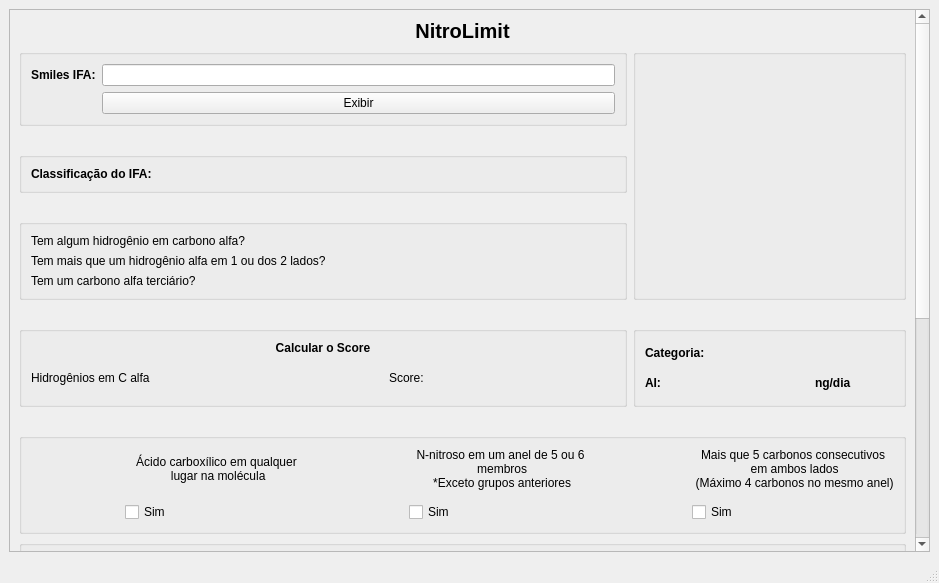
<?xml version="1.0" encoding="UTF-8"?>
<ui version="4.0">
 <class>MainWindow</class>
 <widget class="QMainWindow" name="MainWindow">
  <property name="geometry">
   <rect>
    <x>0</x>
    <y>0</y>
    <width>939</width>
    <height>583</height>
   </rect>
  </property>
  <property name="windowTitle">
   <string>NitroLimit</string>
  </property>
  <property name="styleSheet">
   <string notr="true"/>
  </property>
  <widget class="QWidget" name="centralwidget">
   <layout class="QGridLayout" name="gridLayout_11">
    <item row="1" column="0">
     <widget class="QScrollArea" name="scrollArea">
      <property name="widgetResizable">
       <bool>true</bool>
      </property>
      <widget class="QWidget" name="scrollAreaWidgetContents">
       <property name="geometry">
        <rect>
         <x>0</x>
         <y>0</y>
         <width>906</width>
         <height>884</height>
        </rect>
       </property>
       <layout class="QGridLayout" name="gridLayout_14">
        <item row="0" column="0" colspan="2">
         <layout class="QGridLayout" name="gridLayout">
          <item row="1" column="0">
           <widget class="QLabel" name="label_3">
            <property name="font">
             <font>
              <pointsize>15</pointsize>
              <weight>75</weight>
              <italic>false</italic>
              <bold>true</bold>
             </font>
            </property>
            <property name="text">
             <string>NitroLimit</string>
            </property>
            <property name="alignment">
             <set>Qt::AlignCenter</set>
            </property>
           </widget>
          </item>
         </layout>
        </item>
        <item row="1" column="0">
         <widget class="QGroupBox" name="groupBox_5">
          <layout class="QGridLayout" name="gridLayout_3">
           <item row="0" column="1">
            <widget class="QLineEdit" name="ln_smiles"/>
           </item>
           <item row="0" column="0">
            <widget class="QLabel" name="label">
             <property name="font">
              <font>
               <weight>75</weight>
               <bold>true</bold>
              </font>
             </property>
             <property name="text">
              <string>Smiles IFA:</string>
             </property>
            </widget>
           </item>
           <item row="1" column="1">
            <widget class="QPushButton" name="btn_exibir">
             <property name="text">
              <string>Exibir</string>
             </property>
            </widget>
           </item>
          </layout>
         </widget>
        </item>
        <item row="1" column="1" rowspan="5">
         <widget class="QGroupBox" name="groupBox_8">
          <layout class="QGridLayout" name="gridLayout_2">
           <item row="0" column="0">
            <widget class="QLabel" name="label_smiles">
             <property name="sizePolicy">
              <sizepolicy hsizetype="Preferred" vsizetype="Preferred">
               <horstretch>0</horstretch>
               <verstretch>0</verstretch>
              </sizepolicy>
             </property>
             <property name="minimumSize">
              <size>
               <width>249</width>
               <height>129</height>
              </size>
             </property>
             <property name="styleSheet">
              <string notr="true"/>
             </property>
             <property name="text">
              <string/>
             </property>
            </widget>
           </item>
          </layout>
         </widget>
        </item>
        <item row="2" column="0">
         <spacer name="verticalSpacer_2">
          <property name="orientation">
           <enum>Qt::Vertical</enum>
          </property>
          <property name="sizeType">
           <enum>QSizePolicy::Fixed</enum>
          </property>
          <property name="sizeHint" stdset="0">
           <size>
            <width>20</width>
            <height>20</height>
           </size>
          </property>
         </spacer>
        </item>
        <item row="3" column="0">
         <widget class="QGroupBox" name="gridGroupBox">
          <layout class="QGridLayout" name="gridLayout_13">
           <item row="0" column="0">
            <widget class="QLabel" name="label_4">
             <property name="font">
              <font>
               <weight>75</weight>
               <bold>true</bold>
              </font>
             </property>
             <property name="text">
              <string>Classificação do IFA:</string>
             </property>
            </widget>
           </item>
           <item row="0" column="1">
            <widget class="QLabel" name="ln_limite_util">
             <property name="font">
              <font>
               <weight>75</weight>
               <bold>true</bold>
              </font>
             </property>
             <property name="styleSheet">
              <string notr="true">color: rgb(170, 0, 0);</string>
             </property>
             <property name="text">
              <string/>
             </property>
            </widget>
           </item>
          </layout>
         </widget>
        </item>
        <item row="4" column="0">
         <spacer name="verticalSpacer_5">
          <property name="orientation">
           <enum>Qt::Vertical</enum>
          </property>
          <property name="sizeType">
           <enum>QSizePolicy::Fixed</enum>
          </property>
          <property name="sizeHint" stdset="0">
           <size>
            <width>20</width>
            <height>20</height>
           </size>
          </property>
         </spacer>
        </item>
        <item row="5" column="0">
         <widget class="QGroupBox" name="groupBox">
          <layout class="QGridLayout" name="gridLayout_4">
           <item row="2" column="0">
            <widget class="QLabel" name="label_6">
             <property name="text">
              <string>Tem mais que um hidrogênio alfa em 1 ou dos 2 lados?</string>
             </property>
            </widget>
           </item>
           <item row="3" column="0">
            <widget class="QLabel" name="label_9">
             <property name="text">
              <string>Tem um carbono alfa terciário?</string>
             </property>
            </widget>
           </item>
           <item row="1" column="0">
            <widget class="QLabel" name="label_5">
             <property name="text">
              <string>Tem algum hidrogênio em carbono alfa?</string>
             </property>
            </widget>
           </item>
           <item row="1" column="1">
            <widget class="QLabel" name="h_alfa">
             <property name="font">
              <font>
               <weight>75</weight>
               <bold>true</bold>
              </font>
             </property>
             <property name="styleSheet">
              <string notr="true"/>
             </property>
             <property name="text">
              <string/>
             </property>
             <property name="alignment">
              <set>Qt::AlignCenter</set>
             </property>
            </widget>
           </item>
           <item row="2" column="1">
            <widget class="QLabel" name="mais_halfa">
             <property name="font">
              <font>
               <weight>75</weight>
               <bold>true</bold>
              </font>
             </property>
             <property name="styleSheet">
              <string notr="true"/>
             </property>
             <property name="text">
              <string/>
             </property>
             <property name="alignment">
              <set>Qt::AlignCenter</set>
             </property>
            </widget>
           </item>
           <item row="3" column="1">
            <widget class="QLabel" name="carbono_alfa">
             <property name="font">
              <font>
               <weight>75</weight>
               <bold>true</bold>
              </font>
             </property>
             <property name="styleSheet">
              <string notr="true"/>
             </property>
             <property name="text">
              <string/>
             </property>
             <property name="alignment">
              <set>Qt::AlignCenter</set>
             </property>
            </widget>
           </item>
          </layout>
         </widget>
        </item>
        <item row="6" column="0">
         <spacer name="verticalSpacer">
          <property name="orientation">
           <enum>Qt::Vertical</enum>
          </property>
          <property name="sizeType">
           <enum>QSizePolicy::Fixed</enum>
          </property>
          <property name="sizeHint" stdset="0">
           <size>
            <width>20</width>
            <height>20</height>
           </size>
          </property>
         </spacer>
        </item>
        <item row="7" column="0">
         <widget class="QGroupBox" name="groupBox_4">
          <layout class="QGridLayout" name="gridLayout_5">
           <item row="1" column="1">
            <widget class="QLabel" name="h_alfa1">
             <property name="font">
              <font>
               <weight>75</weight>
               <bold>true</bold>
              </font>
             </property>
             <property name="styleSheet">
              <string notr="true"/>
             </property>
             <property name="text">
              <string/>
             </property>
             <property name="alignment">
              <set>Qt::AlignCenter</set>
             </property>
            </widget>
           </item>
           <item row="0" column="0" colspan="5">
            <widget class="QLabel" name="calcular_score">
             <property name="font">
              <font>
               <weight>75</weight>
               <bold>true</bold>
              </font>
             </property>
             <property name="styleSheet">
              <string notr="true"/>
             </property>
             <property name="text">
              <string>Calcular o Score</string>
             </property>
             <property name="alignment">
              <set>Qt::AlignCenter</set>
             </property>
            </widget>
           </item>
           <item row="1" column="2">
            <widget class="QLabel" name="h_alfa2">
             <property name="font">
              <font>
               <weight>75</weight>
               <bold>true</bold>
              </font>
             </property>
             <property name="styleSheet">
              <string notr="true"/>
             </property>
             <property name="text">
              <string/>
             </property>
             <property name="alignment">
              <set>Qt::AlignCenter</set>
             </property>
            </widget>
           </item>
           <item row="2" column="1" colspan="2">
            <widget class="QLabel" name="ln_grupoetil">
             <property name="font">
              <font>
               <weight>75</weight>
               <bold>true</bold>
              </font>
             </property>
             <property name="text">
              <string/>
             </property>
            </widget>
           </item>
           <item row="1" column="3" rowspan="2">
            <widget class="QLabel" name="label_24">
             <property name="text">
              <string>Score:</string>
             </property>
            </widget>
           </item>
           <item row="1" column="4" rowspan="2">
            <widget class="QLabel" name="score_halfalados">
             <property name="font">
              <font>
               <weight>75</weight>
               <bold>true</bold>
              </font>
             </property>
             <property name="styleSheet">
              <string notr="true"/>
             </property>
             <property name="text">
              <string/>
             </property>
             <property name="alignment">
              <set>Qt::AlignCenter</set>
             </property>
            </widget>
           </item>
           <item row="1" column="0" rowspan="2">
            <widget class="QLabel" name="label_21">
             <property name="text">
              <string>Hidrogênios em C alfa</string>
             </property>
            </widget>
           </item>
          </layout>
         </widget>
        </item>
        <item row="7" column="1">
         <widget class="QGroupBox" name="gridGroupBox_2">
          <layout class="QGridLayout" name="gridLayout_12">
           <item row="0" column="0">
            <widget class="QLabel" name="label_15">
             <property name="font">
              <font>
               <weight>75</weight>
               <bold>true</bold>
              </font>
             </property>
             <property name="text">
              <string>Categoria:</string>
             </property>
            </widget>
           </item>
           <item row="1" column="1">
            <widget class="QLabel" name="limite_diario">
             <property name="font">
              <font>
               <weight>75</weight>
               <bold>true</bold>
              </font>
             </property>
             <property name="styleSheet">
              <string notr="true">color: rgb(170, 0, 0);</string>
             </property>
             <property name="text">
              <string/>
             </property>
             <property name="alignment">
              <set>Qt::AlignCenter</set>
             </property>
            </widget>
           </item>
           <item row="1" column="0">
            <widget class="QLabel" name="label_16">
             <property name="font">
              <font>
               <weight>75</weight>
               <bold>true</bold>
              </font>
             </property>
             <property name="text">
              <string>AI:</string>
             </property>
            </widget>
           </item>
           <item row="1" column="2">
            <widget class="QLabel" name="label_19">
             <property name="font">
              <font>
               <weight>75</weight>
               <bold>true</bold>
              </font>
             </property>
             <property name="text">
              <string>ng/dia</string>
             </property>
            </widget>
           </item>
           <item row="0" column="1">
            <widget class="QLabel" name="categoria">
             <property name="font">
              <font>
               <weight>75</weight>
               <bold>true</bold>
              </font>
             </property>
             <property name="styleSheet">
              <string notr="true">color: rgb(170, 0, 0);</string>
             </property>
             <property name="text">
              <string/>
             </property>
             <property name="alignment">
              <set>Qt::AlignCenter</set>
             </property>
            </widget>
           </item>
          </layout>
         </widget>
        </item>
        <item row="8" column="0">
         <spacer name="verticalSpacer_4">
          <property name="orientation">
           <enum>Qt::Vertical</enum>
          </property>
          <property name="sizeType">
           <enum>QSizePolicy::Fixed</enum>
          </property>
          <property name="sizeHint" stdset="0">
           <size>
            <width>20</width>
            <height>20</height>
           </size>
          </property>
         </spacer>
        </item>
        <item row="9" column="0" colspan="2">
         <widget class="QGroupBox" name="groupBox_9">
          <layout class="QGridLayout" name="gridLayout_6">
           <item row="0" column="3" rowspan="3">
            <widget class="QLabel" name="label_nitroso56">
             <property name="styleSheet">
              <string notr="true"/>
             </property>
             <property name="text">
              <string/>
             </property>
             <property name="alignment">
              <set>Qt::AlignCenter</set>
             </property>
            </widget>
           </item>
           <item row="2" column="4">
            <widget class="QCheckBox" name="chk_5ou6">
             <property name="text">
              <string>Sim</string>
             </property>
            </widget>
           </item>
           <item row="2" column="5">
            <widget class="QLabel" name="ln_5ou6">
             <property name="font">
              <font>
               <weight>75</weight>
               <bold>true</bold>
              </font>
             </property>
             <property name="styleSheet">
              <string notr="true"/>
             </property>
             <property name="text">
              <string/>
             </property>
             <property name="alignment">
              <set>Qt::AlignCenter</set>
             </property>
            </widget>
           </item>
           <item row="2" column="2">
            <widget class="QLabel" name="ln_acidocarb">
             <property name="font">
              <font>
               <weight>75</weight>
               <bold>true</bold>
              </font>
             </property>
             <property name="styleSheet">
              <string notr="true"/>
             </property>
             <property name="text">
              <string/>
             </property>
             <property name="alignment">
              <set>Qt::AlignCenter</set>
             </property>
            </widget>
           </item>
           <item row="2" column="1">
            <widget class="QCheckBox" name="chk_acido">
             <property name="text">
              <string>Sim</string>
             </property>
            </widget>
           </item>
           <item row="0" column="4" colspan="2">
            <widget class="QLabel" name="label_32">
             <property name="acceptDrops">
              <bool>false</bool>
             </property>
             <property name="text">
              <string>N-nitroso em um anel de 5 ou 6
 membros
 *Exceto grupos anteriores</string>
             </property>
             <property name="alignment">
              <set>Qt::AlignCenter</set>
             </property>
            </widget>
           </item>
           <item row="0" column="0" rowspan="3">
            <widget class="QLabel" name="label_acido">
             <property name="styleSheet">
              <string notr="true"/>
             </property>
             <property name="text">
              <string/>
             </property>
             <property name="alignment">
              <set>Qt::AlignCenter</set>
             </property>
            </widget>
           </item>
           <item row="0" column="1" colspan="2">
            <widget class="QLabel" name="label_26">
             <property name="text">
              <string>Ácido carboxílico em qualquer
 lugar na molécula</string>
             </property>
             <property name="alignment">
              <set>Qt::AlignCenter</set>
             </property>
            </widget>
           </item>
           <item row="0" column="7" colspan="2">
            <widget class="QLabel" name="label_41">
             <property name="acceptDrops">
              <bool>false</bool>
             </property>
             <property name="text">
              <string>Mais que 5 carbonos consecutivos
 em ambos lados
 (Máximo 4 carbonos no mesmo anel)</string>
             </property>
             <property name="alignment">
              <set>Qt::AlignCenter</set>
             </property>
            </widget>
           </item>
           <item row="2" column="7">
            <widget class="QCheckBox" name="chk_5C">
             <property name="text">
              <string>Sim</string>
             </property>
            </widget>
           </item>
           <item row="2" column="8">
            <widget class="QLabel" name="ln_5C">
             <property name="font">
              <font>
               <weight>75</weight>
               <bold>true</bold>
              </font>
             </property>
             <property name="styleSheet">
              <string notr="true"/>
             </property>
             <property name="text">
              <string/>
             </property>
             <property name="alignment">
              <set>Qt::AlignCenter</set>
             </property>
            </widget>
           </item>
           <item row="0" column="6" rowspan="3">
            <widget class="QLabel" name="label_5Cmore">
             <property name="text">
              <string/>
             </property>
            </widget>
           </item>
          </layout>
         </widget>
        </item>
        <item row="10" column="0" colspan="2">
         <widget class="QGroupBox" name="groupBox_6">
          <layout class="QGridLayout" name="gridLayout_7">
           <item row="2" column="2">
            <widget class="QLabel" name="ln_pirrolidina">
             <property name="font">
              <font>
               <weight>75</weight>
               <bold>true</bold>
              </font>
             </property>
             <property name="styleSheet">
              <string notr="true"/>
             </property>
             <property name="text">
              <string/>
             </property>
             <property name="alignment">
              <set>Qt::AlignCenter</set>
             </property>
            </widget>
           </item>
           <item row="2" column="9">
            <widget class="QCheckBox" name="chk_retirador2">
             <property name="text">
              <string>Ambos lados</string>
             </property>
            </widget>
           </item>
           <item row="0" column="0" rowspan="4">
            <widget class="QLabel" name="label_pirrol">
             <property name="styleSheet">
              <string notr="true"/>
             </property>
             <property name="text">
              <string/>
             </property>
             <property name="alignment">
              <set>Qt::AlignCenter</set>
             </property>
            </widget>
           </item>
           <item row="0" column="3" rowspan="3">
            <widget class="QLabel" name="label_morfolina">
             <property name="styleSheet">
              <string notr="true"/>
             </property>
             <property name="text">
              <string/>
             </property>
             <property name="alignment">
              <set>Qt::AlignCenter</set>
             </property>
            </widget>
           </item>
           <item row="2" column="4">
            <widget class="QCheckBox" name="chk_morfolina">
             <property name="text">
              <string>Sim</string>
             </property>
            </widget>
           </item>
           <item row="2" column="5">
            <widget class="QLabel" name="ln_morfolna">
             <property name="font">
              <font>
               <weight>75</weight>
               <bold>true</bold>
              </font>
             </property>
             <property name="styleSheet">
              <string notr="true"/>
             </property>
             <property name="text">
              <string/>
             </property>
             <property name="alignment">
              <set>Qt::AlignCenter</set>
             </property>
            </widget>
           </item>
           <item row="1" column="9">
            <widget class="QCheckBox" name="chk_retirador1">
             <property name="text">
              <string>Um dos lados</string>
             </property>
            </widget>
           </item>
           <item row="2" column="1">
            <widget class="QCheckBox" name="chk_pirrolidina">
             <property name="text">
              <string>Sim</string>
             </property>
            </widget>
           </item>
           <item row="0" column="7" rowspan="3">
            <widget class="QLabel" name="label_retirador">
             <property name="text">
              <string/>
             </property>
            </widget>
           </item>
           <item row="0" column="9" colspan="2">
            <widget class="QLabel" name="label_38">
             <property name="acceptDrops">
              <bool>false</bool>
             </property>
             <property name="text">
              <string>Grupo retirador de elétrons
 Exceto Ácido carboxílico, Arila e Cetona 
(Cross KP and Ponting DJ, 2021)</string>
             </property>
             <property name="alignment">
              <set>Qt::AlignCenter</set>
             </property>
            </widget>
           </item>
           <item row="1" column="10" rowspan="2">
            <widget class="QLabel" name="score_ret">
             <property name="font">
              <font>
               <weight>75</weight>
               <bold>true</bold>
              </font>
             </property>
             <property name="text">
              <string/>
             </property>
            </widget>
           </item>
           <item row="0" column="4" rowspan="2" colspan="2">
            <widget class="QLabel" name="label_34">
             <property name="acceptDrops">
              <bool>false</bool>
             </property>
             <property name="text">
              <string>N-nitroso em um anel morfolina</string>
             </property>
             <property name="alignment">
              <set>Qt::AlignCenter</set>
             </property>
            </widget>
           </item>
           <item row="0" column="1" rowspan="2" colspan="2">
            <widget class="QLabel" name="label_27">
             <property name="text">
              <string>N-Nitroso em um anel pirrolidina</string>
             </property>
             <property name="alignment">
              <set>Qt::AlignCenter</set>
             </property>
            </widget>
           </item>
          </layout>
         </widget>
        </item>
        <item row="11" column="0" colspan="2">
         <widget class="QGroupBox" name="groupBox_3">
          <layout class="QGridLayout" name="gridLayout_8">
           <item row="0" column="3" rowspan="3">
            <widget class="QLabel" name="label_nitro7">
             <property name="styleSheet">
              <string notr="true"/>
             </property>
             <property name="text">
              <string/>
             </property>
             <property name="alignment">
              <set>Qt::AlignCenter</set>
             </property>
            </widget>
           </item>
           <item row="2" column="7">
            <widget class="QCheckBox" name="chk_oh2">
             <property name="text">
              <string>Ambos lados</string>
             </property>
            </widget>
           </item>
           <item row="2" column="1">
            <widget class="QCheckBox" name="chk_anelS">
             <property name="text">
              <string>Sim</string>
             </property>
            </widget>
           </item>
           <item row="0" column="0" rowspan="3">
            <widget class="QLabel" name="label_S">
             <property name="styleSheet">
              <string notr="true"/>
             </property>
             <property name="text">
              <string/>
             </property>
             <property name="alignment">
              <set>Qt::AlignCenter</set>
             </property>
            </widget>
           </item>
           <item row="2" column="2">
            <widget class="QLabel" name="ln_anelS">
             <property name="font">
              <font>
               <weight>75</weight>
               <bold>true</bold>
              </font>
             </property>
             <property name="styleSheet">
              <string notr="true"/>
             </property>
             <property name="text">
              <string/>
             </property>
             <property name="alignment">
              <set>Qt::AlignCenter</set>
             </property>
            </widget>
           </item>
           <item row="2" column="5">
            <widget class="QLabel" name="ln_7membros">
             <property name="font">
              <font>
               <weight>75</weight>
               <bold>true</bold>
              </font>
             </property>
             <property name="styleSheet">
              <string notr="true"/>
             </property>
             <property name="text">
              <string/>
             </property>
            </widget>
           </item>
           <item row="2" column="4">
            <widget class="QCheckBox" name="chk_7membros">
             <property name="text">
              <string>Sim</string>
             </property>
            </widget>
           </item>
           <item row="1" column="7">
            <widget class="QCheckBox" name="chk_oh1">
             <property name="text">
              <string>Um dos lados</string>
             </property>
            </widget>
           </item>
           <item row="1" column="8" rowspan="2">
            <widget class="QLabel" name="ln_hidroxila">
             <property name="font">
              <font>
               <weight>75</weight>
               <bold>true</bold>
              </font>
             </property>
             <property name="text">
              <string/>
             </property>
            </widget>
           </item>
           <item row="0" column="7" colspan="2">
            <widget class="QLabel" name="label_39">
             <property name="acceptDrops">
              <bool>false</bool>
             </property>
             <property name="text">
              <string>Grupo hidroxila ligado ao carbono beta
 *O carbono deve ter hibridização sp3</string>
             </property>
             <property name="alignment">
              <set>Qt::AlignCenter</set>
             </property>
            </widget>
           </item>
           <item row="0" column="6" rowspan="3">
            <widget class="QLabel" name="label_hidroxila">
             <property name="text">
              <string/>
             </property>
            </widget>
           </item>
           <item row="0" column="1" rowspan="2" colspan="2">
            <widget class="QLabel" name="label_30">
             <property name="acceptDrops">
              <bool>false</bool>
             </property>
             <property name="text">
              <string>N-Nitroso em um anel de 6
 membros com pelo menos
 um átomo de S</string>
             </property>
             <property name="alignment">
              <set>Qt::AlignCenter</set>
             </property>
            </widget>
           </item>
           <item row="0" column="4" rowspan="2" colspan="2">
            <widget class="QLabel" name="label_36">
             <property name="acceptDrops">
              <bool>false</bool>
             </property>
             <property name="text">
              <string>N-Nitroso em um anel de 7
 membros</string>
             </property>
             <property name="alignment">
              <set>Qt::AlignCenter</set>
             </property>
            </widget>
           </item>
          </layout>
         </widget>
        </item>
        <item row="12" column="0" colspan="2">
         <widget class="QGroupBox" name="groupBox_2">
          <layout class="QGridLayout" name="gridLayout_9">
           <item row="0" column="6" rowspan="2">
            <widget class="QLabel" name="label_47">
             <property name="font">
              <font>
               <weight>75</weight>
               <bold>true</bold>
              </font>
             </property>
             <property name="text">
              <string>Score:</string>
             </property>
            </widget>
           </item>
           <item row="0" column="1" colspan="2">
            <widget class="QLabel" name="label_50">
             <property name="acceptDrops">
              <bool>false</bool>
             </property>
             <property name="text">
              <string>Grupo Arila ligado ao carbono alfa</string>
             </property>
             <property name="alignment">
              <set>Qt::AlignCenter</set>
             </property>
            </widget>
           </item>
           <item row="1" column="2">
            <widget class="QLabel" name="ln_arila">
             <property name="font">
              <font>
               <weight>75</weight>
               <bold>true</bold>
              </font>
             </property>
             <property name="styleSheet">
              <string notr="true"/>
             </property>
             <property name="text">
              <string/>
             </property>
             <property name="alignment">
              <set>Qt::AlignCenter</set>
             </property>
            </widget>
           </item>
           <item row="0" column="7" rowspan="2">
            <widget class="QLabel" name="score_final">
             <property name="font">
              <font>
               <weight>75</weight>
               <bold>true</bold>
              </font>
             </property>
             <property name="styleSheet">
              <string notr="true">color: rgb(170, 0, 0);</string>
             </property>
             <property name="text">
              <string/>
             </property>
             <property name="alignment">
              <set>Qt::AlignCenter</set>
             </property>
            </widget>
           </item>
           <item row="1" column="4">
            <widget class="QCheckBox" name="chk_metil">
             <property name="text">
              <string>Sim</string>
             </property>
            </widget>
           </item>
           <item row="0" column="4" colspan="2">
            <widget class="QLabel" name="label_51">
             <property name="acceptDrops">
              <bool>false</bool>
             </property>
             <property name="text">
              <string>Grupo metil ligado ao carbono
 beta (cíclico ou áciclico)</string>
             </property>
             <property name="alignment">
              <set>Qt::AlignCenter</set>
             </property>
            </widget>
           </item>
           <item row="1" column="1">
            <widget class="QCheckBox" name="chk_arila">
             <property name="text">
              <string>Sim</string>
             </property>
            </widget>
           </item>
           <item row="0" column="3" rowspan="2">
            <widget class="QLabel" name="label_metila">
             <property name="styleSheet">
              <string notr="true"/>
             </property>
             <property name="text">
              <string/>
             </property>
             <property name="alignment">
              <set>Qt::AlignCenter</set>
             </property>
            </widget>
           </item>
           <item row="1" column="5">
            <widget class="QLabel" name="ln_metil">
             <property name="font">
              <font>
               <weight>75</weight>
               <bold>true</bold>
              </font>
             </property>
             <property name="styleSheet">
              <string notr="true"/>
             </property>
             <property name="text">
              <string/>
             </property>
             <property name="alignment">
              <set>Qt::AlignCenter</set>
             </property>
            </widget>
           </item>
           <item row="0" column="0" rowspan="2">
            <widget class="QLabel" name="label_arila">
             <property name="styleSheet">
              <string notr="true"/>
             </property>
             <property name="text">
              <string/>
             </property>
             <property name="alignment">
              <set>Qt::AlignCenter</set>
             </property>
            </widget>
           </item>
           <item row="0" column="8">
            <widget class="QLabel" name="label_2">
             <property name="text">
              <string/>
             </property>
            </widget>
           </item>
          </layout>
         </widget>
        </item>
        <item row="13" column="0">
         <spacer name="verticalSpacer_3">
          <property name="orientation">
           <enum>Qt::Vertical</enum>
          </property>
          <property name="sizeType">
           <enum>QSizePolicy::Fixed</enum>
          </property>
          <property name="sizeHint" stdset="0">
           <size>
            <width>20</width>
            <height>20</height>
           </size>
          </property>
         </spacer>
        </item>
        <item row="14" column="0" colspan="2">
         <widget class="QGroupBox" name="groupBox_7">
          <layout class="QGridLayout" name="gridLayout_10">
           <item row="0" column="0">
            <spacer name="horizontalSpacer_2">
             <property name="orientation">
              <enum>Qt::Horizontal</enum>
             </property>
             <property name="sizeType">
              <enum>QSizePolicy::Fixed</enum>
             </property>
             <property name="sizeHint" stdset="0">
              <size>
               <width>40</width>
               <height>20</height>
              </size>
             </property>
            </spacer>
           </item>
           <item row="0" column="2">
            <spacer name="horizontalSpacer">
             <property name="orientation">
              <enum>Qt::Horizontal</enum>
             </property>
             <property name="sizeType">
              <enum>QSizePolicy::Fixed</enum>
             </property>
             <property name="sizeHint" stdset="0">
              <size>
               <width>50</width>
               <height>20</height>
              </size>
             </property>
            </spacer>
           </item>
           <item row="0" column="3">
            <widget class="QPushButton" name="btn_clear">
             <property name="sizePolicy">
              <sizepolicy hsizetype="Fixed" vsizetype="Fixed">
               <horstretch>0</horstretch>
               <verstretch>0</verstretch>
              </sizepolicy>
             </property>
             <property name="text">
              <string>Limpar</string>
             </property>
            </widget>
           </item>
           <item row="0" column="1">
            <widget class="QPushButton" name="btn_calcular">
             <property name="text">
              <string>Calcular</string>
             </property>
            </widget>
           </item>
          </layout>
         </widget>
        </item>
       </layout>
      </widget>
     </widget>
    </item>
   </layout>
  </widget>
  <widget class="QMenuBar" name="menubar">
   <property name="geometry">
    <rect>
     <x>0</x>
     <y>0</y>
     <width>939</width>
     <height>22</height>
    </rect>
   </property>
  </widget>
  <widget class="QStatusBar" name="statusbar"/>
 </widget>
 <resources/>
 <connections/>
</ui>
